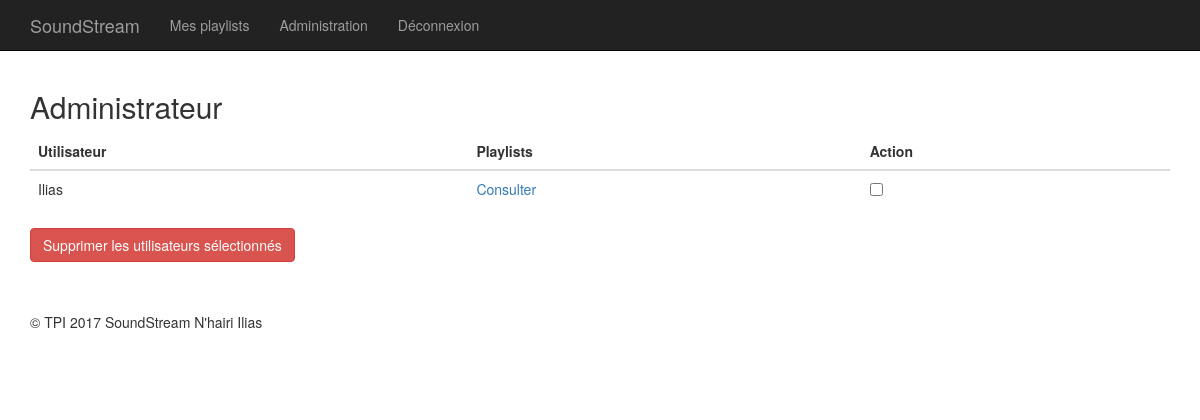
The page /Web/http/manageUsers.php (signed in) on the database as committed earlier.
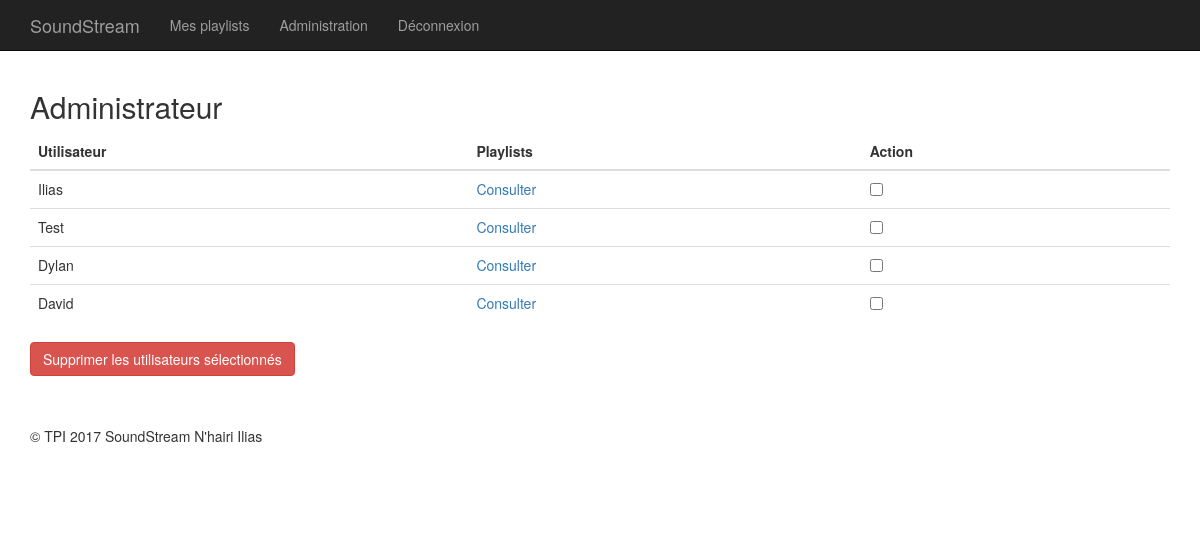
The same page on the database as committed later.
### tables this page shows
CREATE TABLE `users` (
  `idUser` int(11) NOT NULL,
  `pseudoUser` varchar(30) NOT NULL,
  `passUser` longtext NOT NULL,
  `privilegesUser` tinyint(1) NOT NULL
);

### Web/http/manageUsers.php (the view, shortened to what this page needs)
<?php
require_once("php/functions.php");
$sql = "SELECT * FROM users WHERE privilegesUser != 1";
$query = $db->prepare($sql);
$query->execute();
$users = $query->fetchall();
?>
<!DOCTYPE html>
<html lang="fr">
<head>
  <link href="css/bootstrap.min.css" rel="stylesheet">
  <link href="css/style.css" rel="stylesheet">
</head>
<body>
  <nav class="navbar navbar-inverse navbar-fixed-top" role="navigation">
    <div class="container">
      <div class="navbar-header">
      <a class="navbar-brand" href="user.php">SoundStream</a>
    </div>
    <div class="collapse navbar-collapse" id="bs-example-navbar-collapse-1">
      <?php if(isset($_SESSION['idUser'])) {?>
      <ul class="nav navbar-nav">
        <li>
          <a href="user.php">Mes playlists</a>
        </li>
        <li>
          <a href="admin.php">Administration</a>
        </li>
        <li>
          <a href="deconnexion.php">Déconnexion</a>
        </li>
      </ul>
      <?php } ?>
    </div>
  </div>
</nav>
<div class="container">
  <h2>Administrateur</h2>
  <form action="delUsers.php" method="post">
    <table class="table table-hover">
      <thead>
        <tr>
          <th>Utilisateur</th>
          <th>Playlists</th>
          <th>Action</th>
        </tr>
      </thead>
      <tbody>
        <?php foreach ($users as $user) {?>
        <tr>
          <td><?php echo $user['pseudoUser']; ?></td>
          <td><a href="manageUser.php?id=<?php echo $user['idUser']; ?>">Consulter</a></td>
          <td><input type="checkbox" name="usersToDel[]" value="<?php echo $user['idUser']; ?>"></td>
        </tr>
        <?php } ?>
      </tbody>
    </table>
    <input type="submit" class="btn btn-danger" value="Supprimer les utilisateurs sélectionnés"/>
  </form>
  <footer>
    <div class="row">
      <div class="col-lg-12">
        <p>&copy; TPI 2017 SoundStream N'hairi Ilias</p>
      </div>
    </div>
  </footer>
</div>
</body>
</html>

### Web/http/css/style.css (style rules this page uses)
body { padding-top: 70px; }
footer { margin: 50px 0; }

Rows that differ between the two databases and show on the page:
added users: pseudoUser "Test"
added users: pseudoUser "Dylan"
added users: pseudoUser "David"
